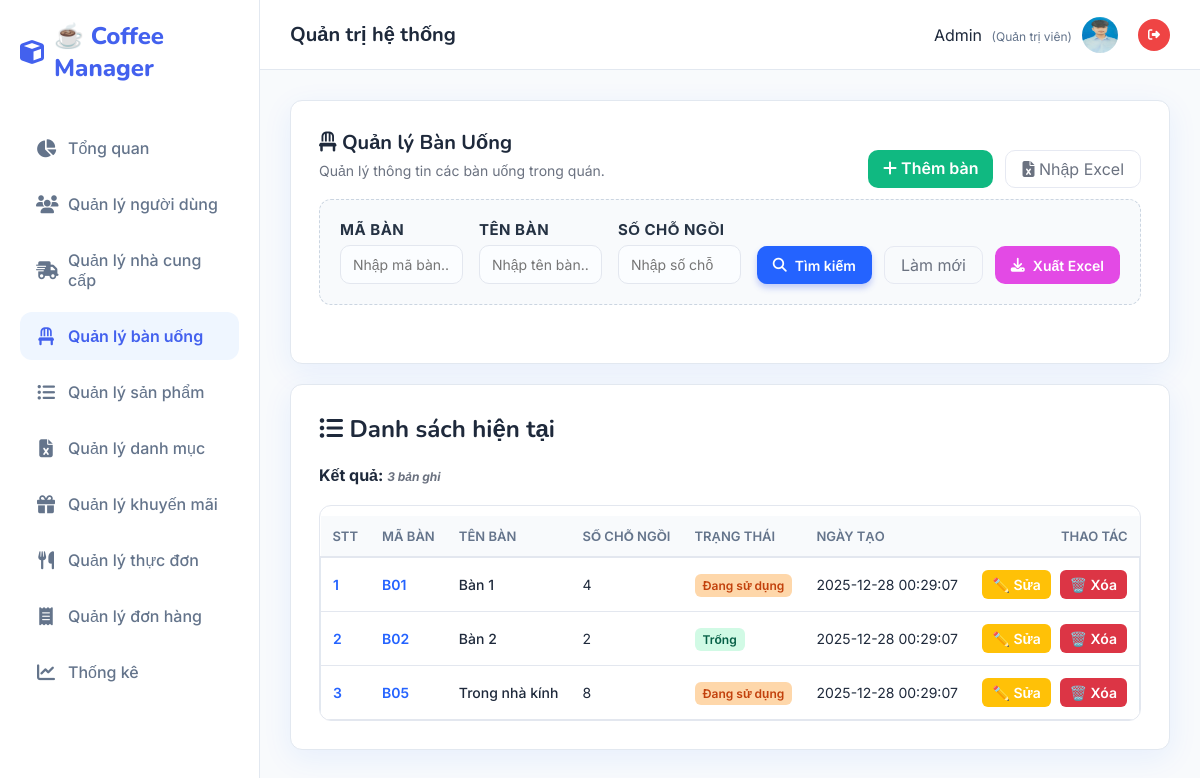
Before: /Banuong/danhsach (signed in) with the older database file.
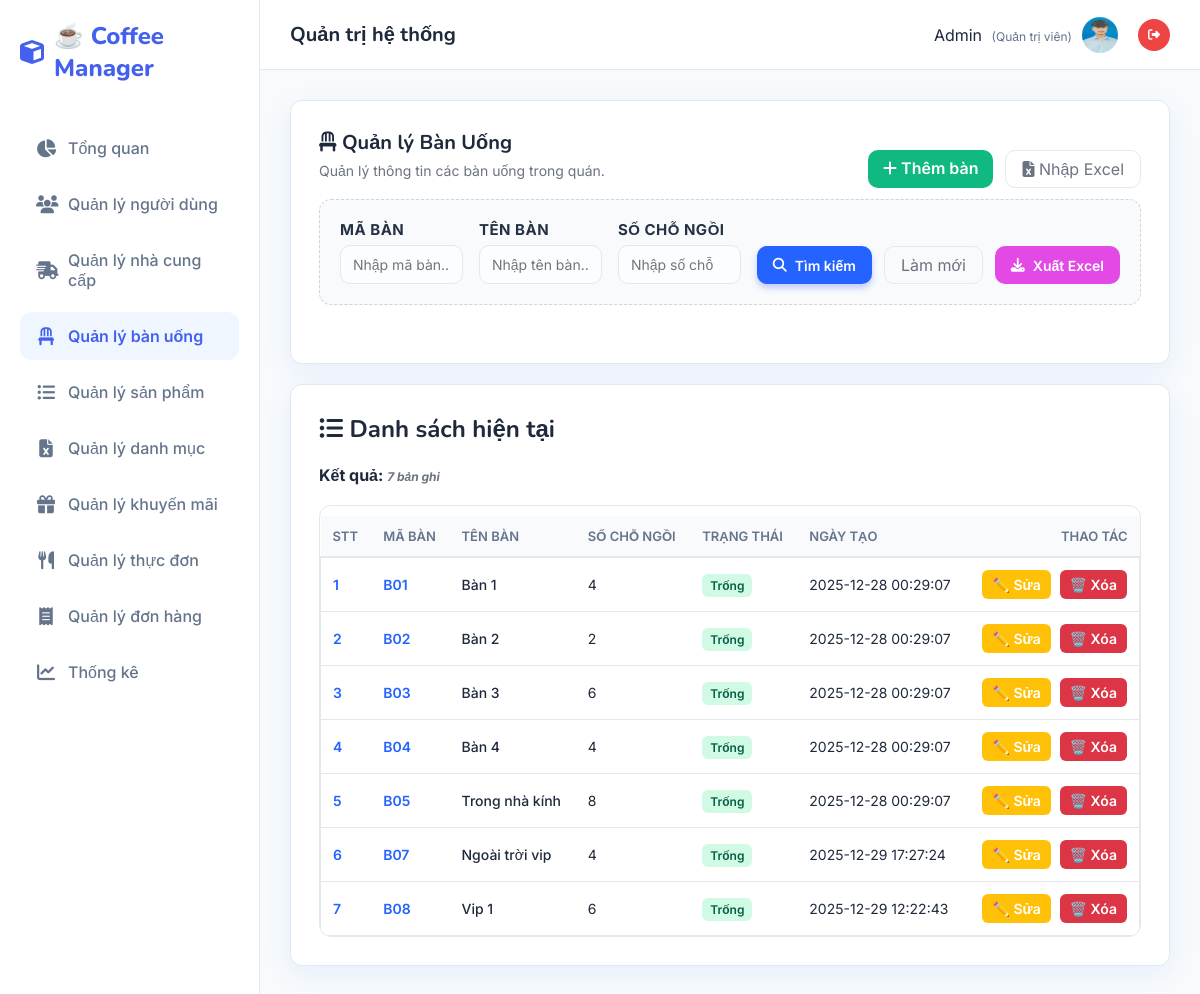
After: the same page with the newer database file.
### tables this page shows
CREATE TABLE `ban_uong` (
  `ma_ban` varchar(50) NOT NULL,
  `ten_ban` varchar(100) NOT NULL,
  `so_cho_ngoi` int(11) NOT NULL,
  `trang_thai_ban` enum('trong','dang_su_dung') DEFAULT 'trong',
  `ngay_tao` datetime DEFAULT current_timestamp()
);

### MVC/Core/controller.php (called while the page is built, shortened)
<?php
    class controller{
        public function model($model){
        return new $model;
        }
        public function view($view,$data=[]){
            include_once __DIR__.'/../Views/'.$view.'.php';
        }
    }
?>

### MVC/Controllers/Banuong.php (called while the page is built, shortened)
<?php
    class Banuong extends controller{
        private $bu;
        function __construct()
        {
            $this->bu = $this->model("Banuong_m");
        }
        function danhsach(){
            $result = $this->bu->Banuong_find('', '', '');
            $this->view('Master',[
                'page' => 'Danhsachbanuong_v',
                'ma_ban' => '',
                'ten_ban' => '',
                'so_cho_ngoi' => '',
                'dulieu' => $result
            ]);
        }
    }
?>

### MVC/Core/app.php (called while the page is built, shortened)
<?php
    class app{
        protected $action = "Get_data";
        function __construct()
        {
            $arr = $this->processURL();
            if($arr!=null){
                if(file_exists(__DIR__.'/../Controllers/'.$arr[0].'.php')){
                    unset($arr[0]);
                }
            }
            $this->controller=new $this->controller;
            if(isset($arr[1])){
                if(method_exists($this->controller,$arr[1])){
                    $this->action=$arr[1];
                    unset($arr[1]);
                }
            }
            $this->param=$arr?array_values($arr):[];
            call_user_func_array([$this->controller,$this->action],$this->param);
        }
        function processURL(){
        if(isset($_GET['url'])){
            return explode('/',filter_var(trim($_GET['url']),FILTER_DEFAULT));
        }
    }
    }
?>

### index.php (called while the page is built, shortened)
<?php
    $myapp = new app();
?>

### MVC/Core/connectDB.php (called while the page is built, shortened)
<?php
    class connectDB{
            function __construct()
            {
                $this->con=mysqli_connect('localhost','root','','Web');
            }
    }
?>

### MVC/Models/Banuong_m.php (called while the page is built, shortened)
<?php
    class Banuong_m extends connectDB{
        function Banuong_find($ma_ban, $ten_ban, $so_cho_ngoi){
            $sql = "SELECT * FROM ban_uong WHERE ma_ban LIKE '%$ma_ban%' AND ten_ban LIKE '%$ten_ban%' AND so_cho_ngoi LIKE '%$so_cho_ngoi%' ORDER BY LENGTH(ma_ban), ma_ban";
            return mysqli_query($this->con, $sql);
        }
    }
?>

### MVC/Views/Pages/Danhsachbanuong_v.php (the view, shortened to what the changed rows need)
<!DOCTYPE html>
<html lang="vi">
<body>
    <div class="card">
        <div class="actions-top">
            <div>
                <h1><i class="fa-solid fa-chair"></i> Quản lý Bàn Uống</h1>
            </div>
        </div>
    </div>
    <div class="card">
        <h2><i class="fa-solid fa-list-ul"></i> Danh sách hiện tại</h2>
        <?php
            if(isset($data['dulieu'])){
                if (is_object($data['dulieu'])) {
                    $count = mysqli_num_rows($data['dulieu']);
                    mysqli_data_seek($data['dulieu'], 0);
                } else {
                    $count = 0;
                }
            ?>
        <div style="margin:10px 0">
            <strong>Kết quả: <span id="resultCount" class="hint"></span></strong>
        </div>
        <div class="table-container">
            <table>
                <thead>
                    <tr>
                        <th>STT</th>
                        <th>Mã Bàn</th>
                        <th>Tên Bàn</th>
                        <th>Số Chỗ Ngồi</th>
                        <th>Trạng Thái</th>
                        <th>Ngày Tạo</th>
                        <th style="text-align:right">Thao tác</th>
                    </tr>
                </thead>
                <tbody id="dmBody">
                    <?php
                    if($count > 0) {
                        $serial = 1;
                        while($row = mysqli_fetch_array($data['dulieu'])){
                    ?>
                    <tr>
                        <td><span style="font-weight:600;color:var(--accent)"><?php echo $serial++; ?></span>
                        </td>
                        <td><span
                                style="font-weight:600;color:var(--accent)"><?php echo htmlspecialchars($row['ma_ban']) ?></span>
                        </td>
                        <td><a href="http://localhost/QLSP/Banuong/order/<?php echo urlencode($row['ma_ban']) ?>" style="color: inherit; text-decoration: none; font-weight: 500;"><?php echo htmlspecialchars($row['ten_ban']) ?></a></td>
                        <td><?php echo htmlspecialchars($row['so_cho_ngoi']) ?></td>
                        <td>
                            <span
                                style="background:<?php echo $row['trang_thai_ban']=='trong'?'#d1fae5':'#fed7aa'; ?>;color:<?php echo $row['trang_thai_ban']=='trong'?'#065f46':'#c2410c'; ?>;padding:4px 8px;border-radius:6px;font-size:12px;font-weight:600">
                                <?php echo $row['trang_thai_ban'] == 'trong' ? 'Trống' : 'Đang sử dụng'; ?>
                            </span>
                        </td>
                        <td><?php echo htmlspecialchars($row['ngay_tao']) ?></td>
                        <td style="text-align:right">
                            <a href="http://localhost/QLSP/Banuong/sua/<?php echo urlencode($row['ma_ban']) ?>"><button
                                    class="btn-edit">✏️
                                    Sửa</button></a>
                            <a href="http://localhost/QLSP/Banuong/xoa/<?php echo urlencode($row['ma_ban']) ?>"
                                onclick="return confirm('Bạn có chắc chắn muốn xoá không?')"><button
                                    class="btn-delete">🗑️
                                    Xóa</button></a>
                        </td>
                    </tr>
                    <?php } } ?>
                </tbody>
            </table>
        </div>
        <?php } ?>
    </div>
</body>
</html>

Changed rows visible on the page:
changed ban_uong "Bàn 1": trang_thai_ban "Đang sử dụng" → "Trống"
added ban_uong: ma_ban "B03", ten_ban "Bàn 3", so_cho_ngoi "6", trang_thai_ban "Trống", ngay_tao "2025-12-28 00:29:07"
added ban_uong: ma_ban "B04", ten_ban "Bàn 4", so_cho_ngoi "4", trang_thai_ban "Trống", ngay_tao "2025-12-28 00:29:07"
changed ban_uong "Trong nhà kính": trang_thai_ban "Đang sử dụng" → "Trống"
added ban_uong: ma_ban "B07", ten_ban "Ngoài trời vip", so_cho_ngoi "4", trang_thai_ban "Trống", ngay_tao "2025-12-29 17:27:24"
added ban_uong: ma_ban "B08", ten_ban "Vip 1", so_cho_ngoi "6", trang_thai_ban "Trống", ngay_tao "2025-12-29 12:22:43"
Other visible differences:
text written by a page script: "3 bản ghi" → "7 bản ghi"
